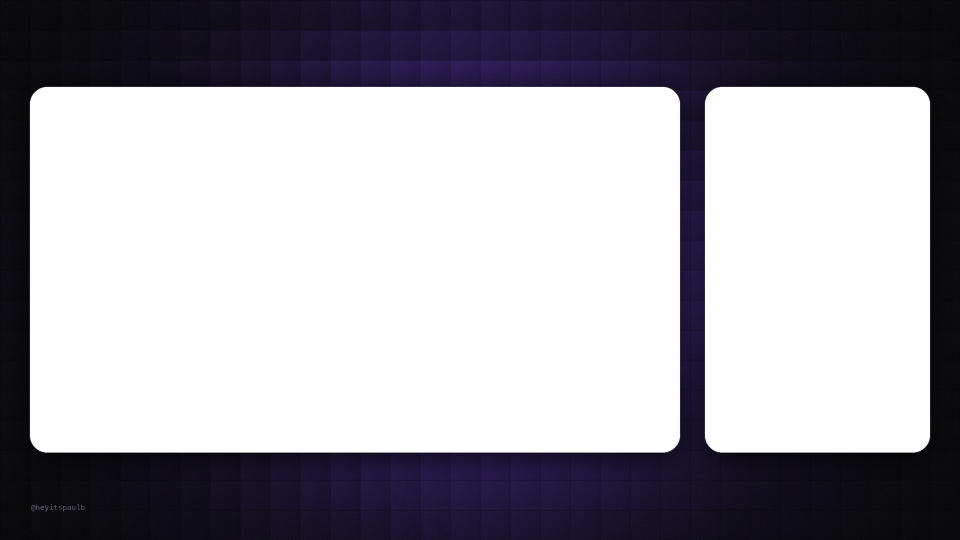
#> input picture claude/skills/youtube-video/layout/split-frame.png, 1920 x 1080 px (shown at 1/2 size)
$ python -i make_frame.py   (imports and definitions only)
#> lines starting #> are read from the running program, lines starting #| are printed output that depends on the picture; after the words box and inside, x2 and y2 are one past the last pixel; in counts of white or black regions, pixels touching at a corner belong together
#> further down, picture is the input picture: PIL image 1920x1080 RGBA; mean R, G, B, A 14.3, 10.2, 25.4, 97.9
#!/usr/bin/env python3
"""Build the OBS Split overlay: a dark 1920x1080 frame with two transparent windows. The
windows are what the screen and camera show through; everything else is the background, so
this one file is both the backdrop and the corner rounding.

    python3 make_frame.py [cubes|dots|grid] [out.png]

`cubes` (default) is a cubic gradient: bevelled tiles carrying a soft purple glow from the
centre out to near-black. `dots` is a halftone screen over light sweeps. `grid` is the
blueprint sheet: faint rules and registration crosshairs.

Default output is the one OBS points at:
    ~/Documents/YouTube Concepts/obs-layout/split-frame.png
OBS must be closed when this is replaced, or it keeps the old image cached.
"""
import os, sys
import numpy as np
from PIL import Image, ImageDraw, ImageFilter, ImageFont

W, H = 1920, 1080
PW, PH, PX, PY = 1300, 731, 60, 174        # screen panel
CW, CH, CX, CY = 450, 731, 1410, 174       # camera panel
PANELS = ((PX, PY, PW, PH), (CX, CY, CW, CH))
RADIUS = 34

BASE = (10, 10, 12)      # near-black, the reference is almost flat
GRID = 8                 # how much lighter a grid line is than the base
GRID_STEP = 120
TICK = 16                # crosshair arm length
MARGIN = 44              # inset border rectangle
LABEL = "@yourhandle"
MONO = "/System/Library/Fonts/Menlo.ttc"


CELL = 5          # halftone dot pitch in px
ANGLE = 22        # screen angle; off-axis so the dots do not fight the pixel grid
PEAK = 235        # brightest a dot gets


# [39 lines left out: functions light_field, halftone, frame_dots, not called in this run]


TILE = 60                     # cube size; 1920/60 and 1080/60 are whole, so no cut tiles at the edges
GLOW = (124, 72, 255)         # the purple at the very centre
GLOW_GAIN = 0.62              # how far toward GLOW the brightest tile goes. Subtle is 0.4-0.7
GLOW_SX, GLOW_SY = 0.30, 0.46  # spread, as a fraction of width and height. The panels cover the
                              # middle, so SY has to be big enough to bleed out above and below them
BEVEL = 0.16                  # light top-left, dark bottom-right inside each tile, relative to its own colour


# [55 lines left out: functions frame_cubes, frame, not called in this run]


def cut_windows(im):
    """Panel shadows, hairline edges, then punch the two windows out of the alpha."""
    sh = Image.new("RGBA", (W, H), (0, 0, 0, 0))
#> sh: PIL image 1920x1080 RGBA; every value is 0
    ds = ImageDraw.Draw(sh)
    for x, y, pw, ph in PANELS:                        # panels sit above the sheet, so they cast
        ds.rounded_rectangle((x + 4, y + 12, x + pw + 4, y + ph + 12), RADIUS, fill=(0, 0, 0, 190))
    im = Image.alpha_composite(im, sh.filter(ImageFilter.GaussianBlur(26)))
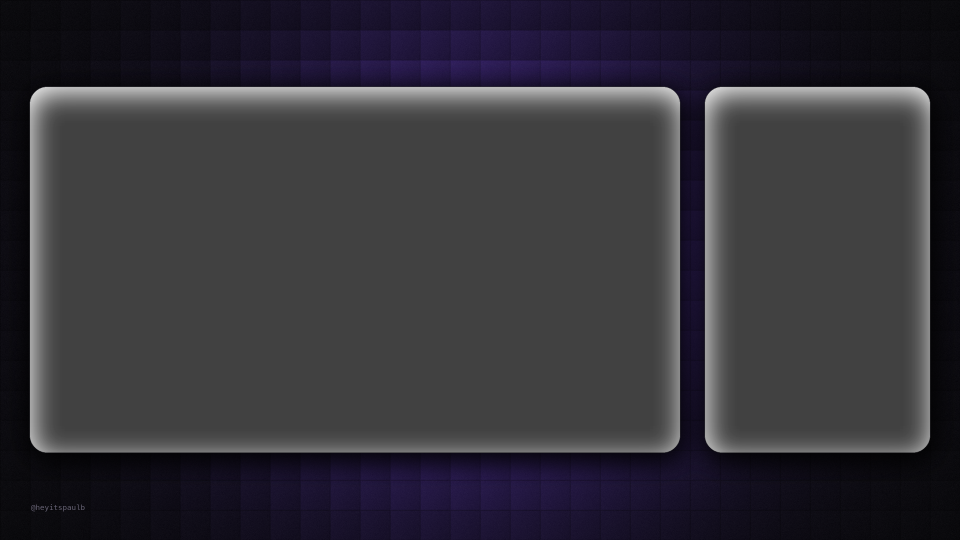
#> im: PIL image 1920x1080 RGBA (shown at 1/2 size); mean R, G, B, A 7, 5.3, 11.9, 208.7; transparent parts drawn white

    ed = ImageDraw.Draw(im)                            # hairline edge so a dark panel still reads
    for x, y, pw, ph in PANELS:
        ed.rounded_rectangle((x - 1, y - 1, x + pw, y + ph), RADIUS + 1, outline=(58, 58, 64, 255), width=2)

    mask = Image.new("L", (W * 2, H * 2), 255)         # 2x then down = antialiased corners
#> mask: PIL image 3840x2160 L; every value is 255
    dm = ImageDraw.Draw(mask)
    for x, y, pw, ph in PANELS:
        dm.rounded_rectangle((x * 2, y * 2, (x + pw) * 2 - 1, (y + ph) * 2 - 1), RADIUS * 2, fill=0)
    im.putalpha(mask.resize((W, H), Image.LANCZOS))
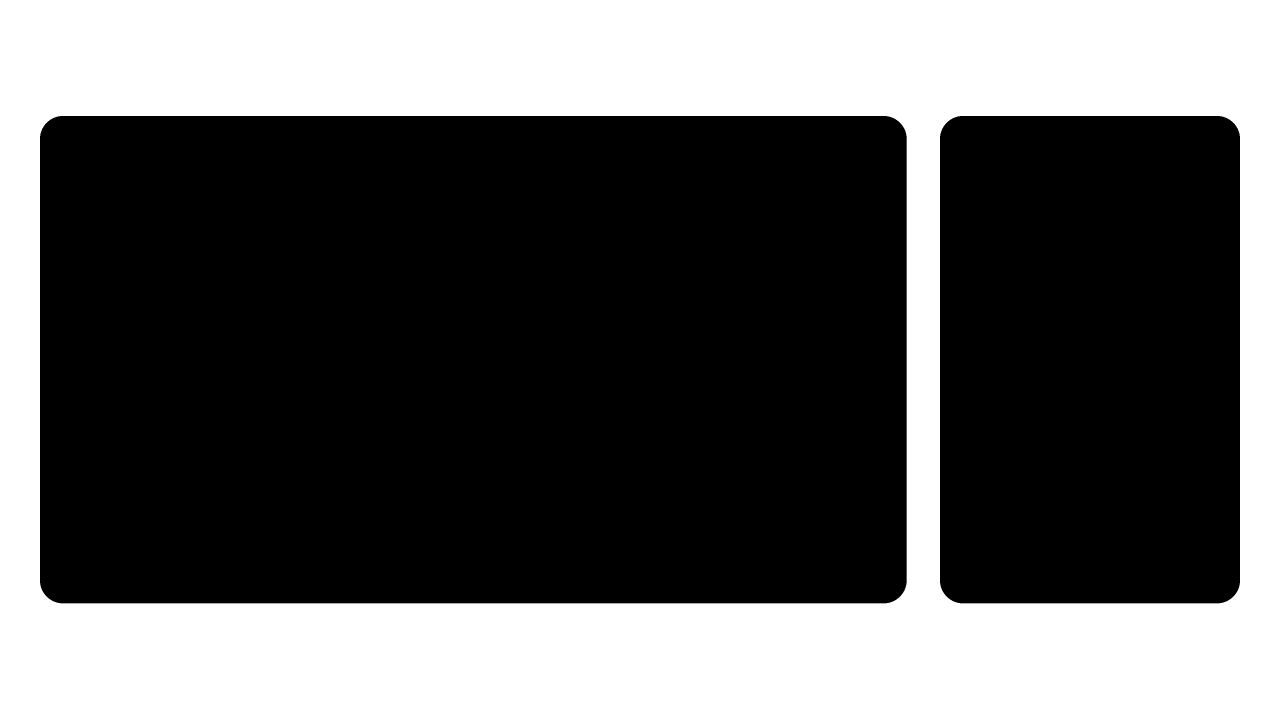
#> mask: PIL image 3840x2160 L (shown at 1/3 size); 38.4% white; 1 white region, box (x1, y1, x2, y2) and area: (0, 0, 3840, 2160) 3185480
    return im


# [13 lines not run here, left out]

>>> from PIL import Image
>>> picture = Image.open('split-frame.png')
>>> result = cut_windows(picture)
